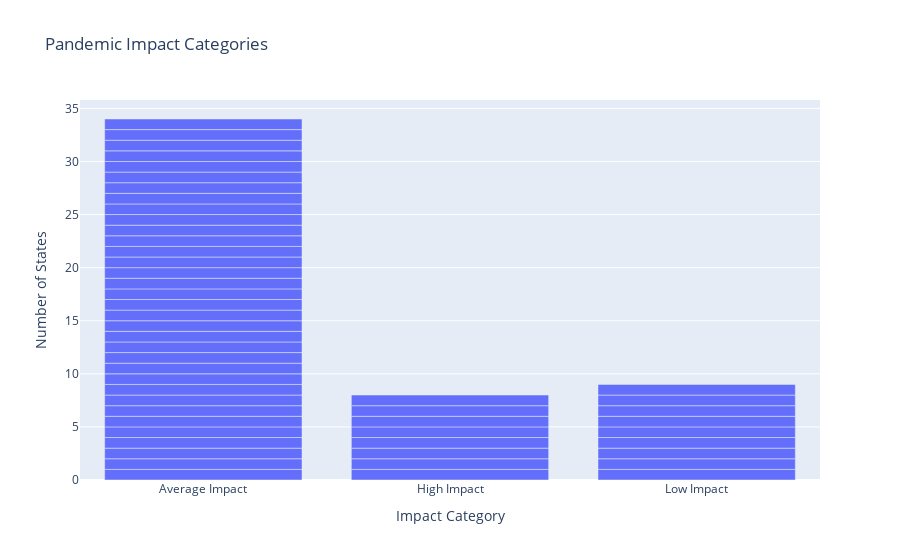

Here is the notebook cell this chart was saved with:
### Markdown cell above
Let's take a look at the distribution of classes.

### Code cell
px.bar(states_df, 'impact_category', hover_data=['State'], 
       title='Pandemic Impact Categories',
       labels={'impact_category': 'Impact Category', 'count': 'Number of States'})

### Figure 1 — Plotly figure (JSON) as saved in the notebook; plotly's stock layout.template omitted (floating-point values rounded to 4 significant figures)
{"data": [{"alignmentgroup": "True", "customdata": [["ALABAMA"], ["ALASKA"], ["ARIZONA"], ["ARKANSAS"], ["CALIFORNIA"], ["COLORADO"], ["CONNECTICUT"], ["DELAWARE"], ["DISTRICT OF COLUMBIA"], ["FLORIDA"], ["GEORGIA"], ["HAWAII"], ["IDAHO"], ["ILLINOIS"], ["INDIANA"], ["IOWA"], ["KANSAS"], ["KENTUCKY"], ["LOUISIANA"], ["MAINE"], ["MARYLAND"], ["MASSACHUSETTS"], ["MICHIGAN"], ["MINNESOTA"], ["MISSISSIPPI"], ["MISSOURI"], ["MONTANA"], ["NEBRASKA"], ["NEVADA"], ["NEW HAMPSHIRE"], ["NEW JERSEY"], ["NEW MEXICO"], ["NEW YORK"], ["NORTH CAROLINA"], ["NORTH DAKOTA"], ["OHIO"], ["OKLAHOMA"], ["OREGON"], ["PENNSYLVANIA"], ["RHODE ISLAND"], ["SOUTH CAROLINA"], ["SOUTH DAKOTA"], ["TENNESSEE"], ["TEXAS"], ["UTAH"], ["VERMONT"], ["VIRGINIA"], ["WASHINGTON"], ["WEST VIRGINIA"], ["WISCONSIN"], ["WYOMING"]], "hovertemplate": "Impact Category=%{x}<br>Number of States=%{y}<br>State=%{customdata[0]}<extra></extra>", "legendgroup": "", "marker": {"color": "#636efa"}, "name": "", "offsetgroup": "", "orientation": "v", "showlegend": false, "textposition": "auto", "type": "bar", "x": ["Average Impact", "Average Impact", "High Impact", "Average Impact", "Average Impact", "Average Impact", "Average Impact", "Average Impact", "Low Impact", "Average Impact", "Average Impact", "Low Impact", "Average Impact", "Average Impact", "Average Impact", "Average Impact", "Average Impact", "Average Impact", "Average Impact", "Low Impact", "Low Impact", "Average Impact", "Average Impact", "Average Impact", "Average Impact", "Average Impact", "Average Impact", "Average Impact", "Average Impact", "Low Impact", "High Impact", "Average Impact", "Average Impact", "Average Impact", "High Impact", "Average Impact", "Average Impact", "Low Impact", "Average Impact", "High Impact", "High Impact", "High Impact", "High Impact", "Average Impact", "High Impact", "Low Impact", "Low Impact", "Low Impact", "Average Impact", "Average Impact", "Average Impact"], "xaxis": "x", "y": [1, 1, 1, 1, 1, 1, 1, 1, 1, 1, 1, 1, 1, 1, 1, 1, 1, 1, 1, 1, 1, 1, 1, 1, 1, 1, 1, 1, 1, 1, 1, 1, 1, 1, 1, 1, 1, 1, 1, 1, 1, 1, 1, 1, 1, 1, 1, 1, 1, 1, 1], "yaxis": "y"}], "layout": {"barmode": "relative", "legend": {"tracegroupgap": 0}, "title": {"text": "Pandemic Impact Categories"}, "xaxis": {"anchor": "y", "domain": [0, 1], "title": {"text": "Impact Category"}}, "yaxis": {"anchor": "x", "domain": [0, 1], "title": {"text": "Number of States"}}}}
